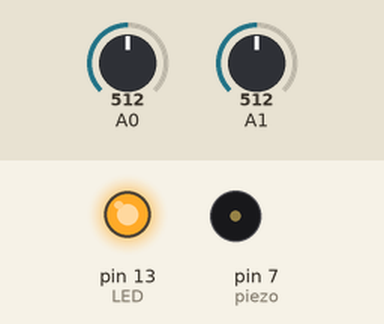
Recording of a sketch running on a simulated Arduino Uno, built with avr-gcc and run on an emulated ATmega328P. On the bench: output pins drawn as LEDs (lit = HIGH), buzzer (waves = sounding, pin HIGH). The test bench sets the inputs (shaded band); at power-on: A0 = 512, A1 = 512. What the sketch prints to the serial monitor is not drawn.

Above: at 0.1 s.
Timing chart, 0 to 1.6 s (numbered marks = the images above):
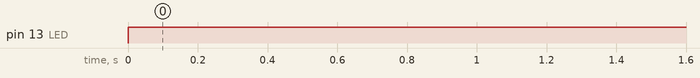

Measured:
- by itself, pin 13 (LED): LOW → HIGH at 0.00 s

The sketch:

temp_gas_detect.ino
```cpp
  float temp;
float vout;
float vout1;
int LED =13;
int piezo=7;
int gasSensor;

void  setup()
{
  pinMode(A0,INPUT);
  pinMode(A1,INPUT);
  pinMode(LED,OUTPUT);
  pinMode(piezo,OUTPUT);
  Serial.begin(9600);
}

void loop()
{
  vout= analogRead(A1);
  vout1= (vout-1023)*5000;
  temp=(vout1- 500)/10;
  gasSensor=analogRead(A0);
  if (temp>=80)
  {
    digitalWrite(LED,HIGH);
  }
  else
  {
    digitalWrite(piezo,LOW);
  }

   if (gasSensor>=100)
  {
    digitalWrite(LED,HIGH);
  }
  else
  {
    digitalWrite(piezo,LOW);
  }
  Serial.print("in DegreeC= " );
  Serial.print("");
  Serial.print(temp);
  Serial.print("\t");
  Serial.print("GasSensor= " );
  Serial.print("");
  Serial.print(gasSensor);
  Serial.println();
  delay(1000);
}
```
